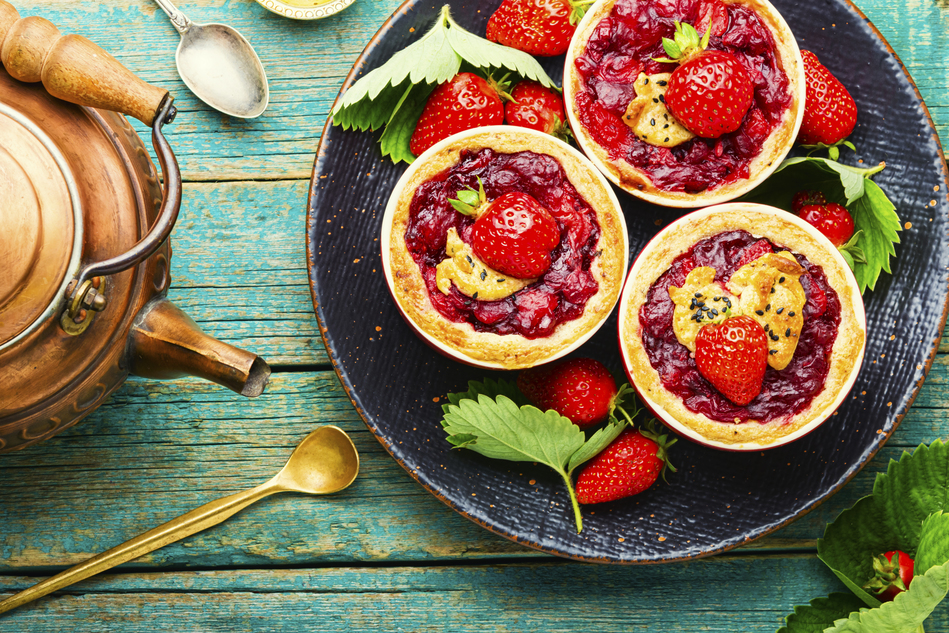
#> input picture assets/User photos/ING_49148_31164.jpg, 949 x 633 px, given in place of out.png, which was not available
$ python photo_editor.py out.png out.png out.png
#> lines starting #> are read from the running program, lines starting #| are printed output that depends on the picture; pictures that were not available may be replaced by others from this repository, and a replacement may not be noted
#!/usr/bin/env python3
"""Create subtle, Photo-Hunt-style modifications.

This editor deliberately does NOT add bright synthetic shapes. It only makes
changes that could plausibly be differences between two photos:
- recolor an existing local object/region
- remove an existing object by cloning nearby background
- remove a background element by cloning nearby background
- slightly resize an existing local region

The generated JSON manifest stores source-image coordinates for hit testing.
"""

import json
import random
import sys
from PIL import Image, ImageDraw, ImageEnhance, ImageFilter, ImageStat


def find_region(img, radius_min=30, radius_max=55, min_variance=18, tries=300):
    """Find a textured region; avoid flat sky/wall areas where edits vanish."""
    w, h = img.size
    for _ in range(tries):
        r = random.randint(radius_min, radius_max)
        cx = random.randint(r + 5, w - r - 5)
        cy = random.randint(r + 5, h - r - 5)
        box = (cx - r, cy - r, cx + r, cy + r)
        stat = ImageStat.Stat(img.crop(box))
        if sum(stat.stddev) >= min_variance:
            return cx, cy, r
    return w // 2, h // 2, (radius_min + radius_max) // 2


def soft_circle_mask(size, feather):
    mask = Image.new("L", (size, size), 0)
    draw = ImageDraw.Draw(mask)
    draw.ellipse((0, 0, size - 1, size - 1), fill=255)
    if feather:
        mask = mask.filter(ImageFilter.GaussianBlur(feather))
    return mask


def paste_patch(img, source_box, target_xy, radius, feather=5):
    patch = img.crop(source_box).filter(ImageFilter.GaussianBlur(1.0))
    mask = soft_circle_mask(patch.width, feather)
    img.paste(patch, target_xy, mask)


def remove_with_nearby_clone(img, cx, cy, radius, offset_x, offset_y):
    w, h = img.size
    sx = max(radius, min(w - radius, cx + offset_x))
    sy = max(radius, min(h - radius, cy + offset_y))
    source = (sx - radius, sy - radius, sx + radius, sy + radius)
    paste_patch(img, source, (cx - radius, cy - radius), radius, max(3, radius // 8))


def recolor_existing_region(img, cx, cy, radius):
    """Shift the existing region's hue strongly enough to be findable,
    without painting an artificial solid shape over the image."""
    box = (cx - radius, cy - radius, cx + radius, cy + radius)
    region = img.crop(box).convert("RGB")
    hsv = region.convert("HSV")
    h, s, v = hsv.split()
    shift = random.choice((-48, 48, 64, -64))
    values = [((value + shift) % 256) for value in h.getdata()]
    shifted_h = Image.new("L", h.size)
    shifted_h.putdata(values)
    shifted = Image.merge("HSV", (shifted_h, s, v)).convert("RGB")
    # Preserve texture and shading; do not replace it with a flat color.
    shifted = Image.blend(region, shifted, 0.78)
    mask = soft_circle_mask(shifted.width, max(4, radius // 8))
    img.paste(shifted, (cx - radius, cy - radius), mask)


def resize_existing_region(img, cx, cy, radius):
    """Subtly change the apparent size of existing visual content by scaling
    its crop, while keeping the edit bounded and photo-like."""
    box = (cx - radius, cy - radius, cx + radius, cy + radius)
    region = img.crop(box)
    enlarged = region.resize((region.width + 12, region.height + 12), Image.Resampling.LANCZOS)
    crop = enlarged.crop((6, 6, 6 + region.width, 6 + region.height))
    mask = soft_circle_mask(region.width, max(4, radius // 8))
    img.paste(crop, (cx - radius, cy - radius), mask)


def create_pair(input_path, output_path, manifest_path, seed=17):
#> called with input_path = 'out.png', output_path = 'out.png', manifest_path = 'out.png', seed = 17
    random.seed(seed)
    img = Image.open(input_path).convert("RGB")
#> img is the input picture: PIL image 949x633 RGB; mean R, G, B 131, 112.8, 86
    mods = []

    # 1) Existing-object color change. No solid fill or synthetic object.
    cx, cy, r = find_region(img, 35, 52, min_variance=22)
#> cx = 480; cy = 366; r = 51
    recolor_existing_region(img, cx, cy, r)
#> in recolor_existing_region, `box = (cx - radius, cy - radius, cx + radius, cy + radius)`: box = (429, 315, 531, 417)
#> in recolor_existing_region, `hsv = region.convert("HSV")`: hsv: PIL image 102x102 HSV; mean H, S, V 61.8, 134.5, 136.1
#> in recolor_existing_region, `h, s, v = hsv.split()`:
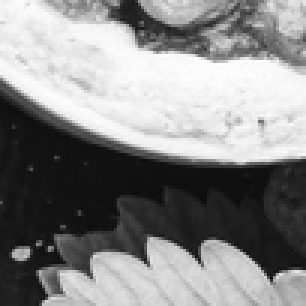
#> v: PIL image 102x102 L (shown 3 times larger); min 13, max 255, mean 136.1
#> in recolor_existing_region, `values = [((value + shift) % 256) for value in h.getdata()]`: values = 10404 values, max 252 at index 8981, min 6 at index 4590, mean 100.7
#> in recolor_existing_region, `shifted_h = Image.new("L", h.size)`: shifted_h: PIL image 102x102 L; every value is 0
#> in soft_circle_mask, `mask = mask.filter(ImageFilter.GaussianBlur(feather))`:
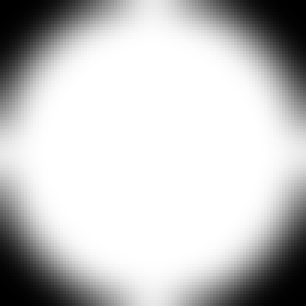
#> mask: PIL image 102x102 L (shown 3 times larger); min 0, max 255, mean 196.6
    mods.append({"type": "color_changed", "hint": "An existing object changed color",
                 "x": cx, "y": cy, "hitR": max(34, int(r * 0.82))})

    # 2) Remove a small foreground object by cloning nearby texture.
    cx, cy, r = find_region(img, 32, 48, min_variance=24)
#> cx = 224; cy = 330; r = 41
    remove_with_nearby_clone(img, cx, cy, r, random.choice((-2, 2)) * r, -r)
#> in remove_with_nearby_clone, `sx = max(radius, min(w - radius, cx + offset_x))`: sx = 142
#> in remove_with_nearby_clone, `sy = max(radius, min(h - radius, cy + offset_y))`: sy = 289
#> in remove_with_nearby_clone, `source = (sx - radius, sy - radius, sx + radius, sy + radius)`: source = (101, 248, 183, 330)
#> in paste_patch, `patch = img.crop(source_box).filter(ImageFilter.GaussianBlur(1.0))`:
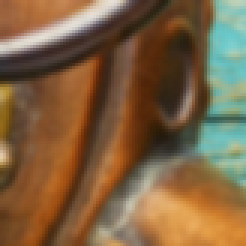
#> patch: PIL image 82x82 RGB (shown 3 times larger); mean R, G, B 127, 98.6, 66.4
#> in soft_circle_mask (call 2), `mask = Image.new("L", (size, size), 0)`: mask: PIL image 82x82 L; every value is 0
    mods.append({"type": "object_removed", "hint": "A small object is missing",
                 "x": cx, "y": cy, "hitR": max(34, int(r * 0.82))})

    # 3) Remove another scene element with a larger, softly healed patch.
    cx, cy, r = find_region(img, 42, 62, min_variance=26)
#> cx = 301; cy = 440; r = 42
    remove_with_nearby_clone(img, cx, cy, r, -2 * r, random.choice((-2, 2)) * r)
#> in soft_circle_mask (call 3), `mask = Image.new("L", (size, size), 0)`: mask: PIL image 84x84 L; every value is 0
    mods.append({"type": "background_removed", "hint": "A background element is missing",
                 "x": cx, "y": cy, "hitR": max(38, int(r * 0.78))})

    # 4) Existing region is slightly larger/smaller — no new pixels added.
    cx, cy, r = find_region(img, 34, 50, min_variance=24)
#> cx = 560; cy = 372
    resize_existing_region(img, cx, cy, r)
#> in resize_existing_region, `box = (cx - radius, cy - radius, cx + radius, cy + radius)`: box = (518, 330, 602, 414)
#> in resize_existing_region, `crop = enlarged.crop((6, 6, 6 + region.width, 6 + region.height))`:
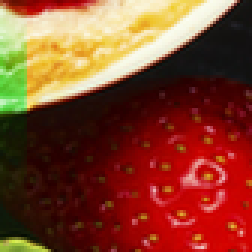
#> crop: PIL image 84x84 RGB (shown 3 times larger); mean R, G, B 131, 66.8, 43
    mods.append({"type": "size_changed", "hint": "An existing object changed size",
                 "x": cx, "y": cy, "hitR": max(35, int(r * 0.82))})

    # 5) A second existing-object color change, with a different hue direction.
    cx, cy, r = find_region(img, 30, 48, min_variance=28)
#> cx = 187; cy = 110
    recolor_existing_region(img, cx, cy, r)
#> call 2 of recolor_existing_region, with cx = 187, cy = 110, radius = 42
#> in recolor_existing_region (call 2), `box = (cx - radius, cy - radius, cx + radius, cy + radius)`: box = (145, 68, 229, 152)
#> in recolor_existing_region (call 2), `hsv = region.convert("HSV")`: hsv: PIL image 84x84 HSV; mean H, S, V 74.1, 71.5, 187.5
#> in recolor_existing_region (call 2), `h, s, v = hsv.split()`:
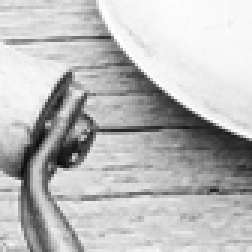
#> v: PIL image 84x84 L (shown 3 times larger); min 13, max 255, mean 187.5
#> in recolor_existing_region (call 2), `values = [((value + shift) % 256) for value in h.getdata()]`: values = 7056 values, max 251 at index 5049, min 0 at index 6568, mean 120.9
#> in recolor_existing_region (call 2), `shifted_h.putdata(values)`:
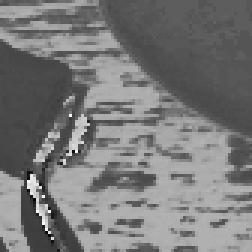
#> shifted_h: PIL image 84x84 L (shown 3 times larger); min 0, max 251, mean 120.9
#> in recolor_existing_region (call 2), `shifted = Image.blend(region, shifted, 0.78)`:
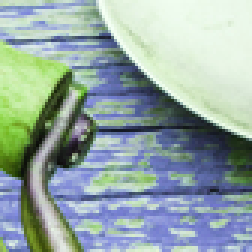
#> shifted: PIL image 84x84 RGB (shown 3 times larger); mean R, G, B 148.7, 167.7, 165.3
    mods.append({"type": "color_changed", "hint": "Another object changed color",
                 "x": cx, "y": cy, "hitR": max(34, int(r * 0.82))})

    img.save(output_path, quality=94, subsampling=0)
    with open(manifest_path, "w", encoding="utf-8") as f:
        json.dump(mods, f, indent=2)
    return mods


if __name__ == "__main__":
    if len(sys.argv) != 4:
        raise SystemExit("Usage: photo_editor.py INPUT.jpg OUTPUT.jpg MANIFEST.json")
    result = create_pair(sys.argv[1], sys.argv[2], sys.argv[3])
#> result = 5 items
    print(json.dumps(result, indent=2))
#> (printed output is left out)
    print(f"Applied {len(result)} non-synthetic edits", file=sys.stderr)
